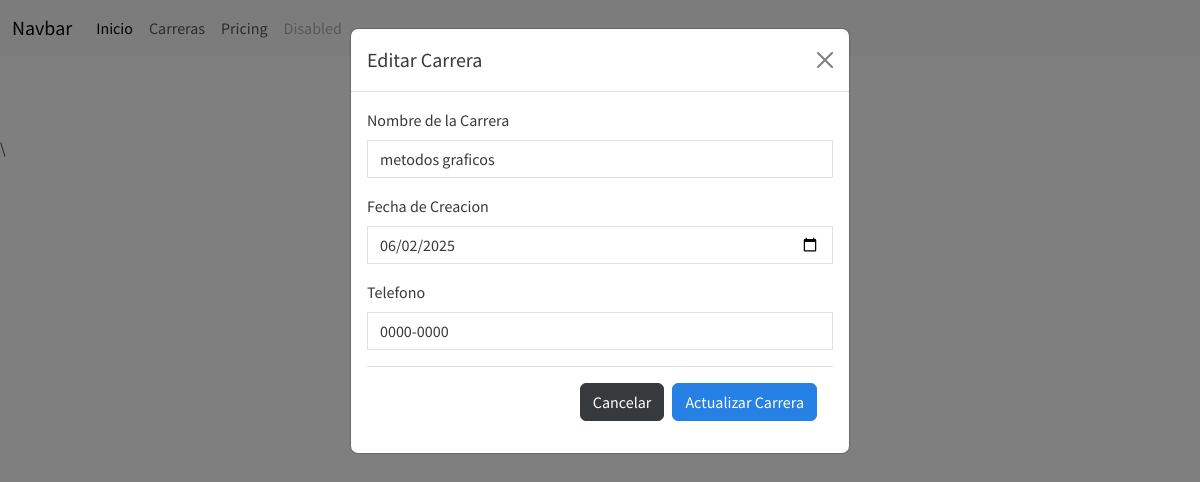
/editar_carrera/11, run on the app's committed database.
### Aplicaciones/Educacion/models.py (models this page shows, shortened)
class Carrera(models.Model):
    id_car = models.AutoField(primary_key=True)
    nombre_car = models.CharField(max_length=100)
    fecha_creacion_car = models.DateField()
    telefono_car = models.CharField(max_length=9, blank=True, null=True)

### Aplicaciones/Educacion/views.py (the view, shortened to what this page needs)
# urls.py: path('editar_carrera/<id>', views.editar_carrera, name='editar_carrera'),
def editar_carrera(request, id): # * Vista para editar una carrera por su ID
    try:
        carreradb = Carrera.objects.get(id_car=id)
        return render(request, 'editar_carrera.html', {'carrera': carreradb})
    except Carrera.DoesNotExist:
        return render(request, 'error.html', {'message': 'Carrera no encontrada.'})

### Aplicaciones/Educacion/templates/editar_carrera.html (shortened to what this page needs)
{% extends "plantilla.html" %} {% load static %}  {% block contenido %}
<div class="container">
  <div class="row">
    <div class="col-md-12">
      <h1 class="text-center mt-4">Editar Carrera</h1>
    <div
      class="modal fade"
      id="exampleModal"
      tabindex="-1"
      aria-labelledby="exampleModalLabel"
      aria-hidden="true"
      data-bs-backdrop="static"
    >
      <div class="modal-dialog">
        <div class="modal-content">
          <div class="modal-header">
            <h1 class="modal-title fs-5" id="exampleModalLabel">Editar Carrera</h1>
            <button
              type="button"
              class="btn-close"
              data-bs-dismiss="modal"
              aria-label="Close"
            ></button>
          </div>
          <div class="modal-body">
            <form action="{% url 'editar_carrera' carrera.id_car %}" method="POST">
                <div class="mb-3">
                    <label for="nombreCarrera" class="form-label"> Nombre de la Carrera </label>
                    <input
                      type="text"
                      name="nombre_car"
                      class="form-control"
                      id="nombre_car"
                      value="{{ carrera.nombre_car }}"
                      required>
                </div>
                <div class="mb-3">
                    <label for="fechaCreacion" class="form-label"> Fecha de Creacion </label>
                    <input
                      type="date"
                      name="fecha_creacion_car"
                      class="form-control"
                      value="{{ carrera.fecha_creacion_car|date:'Y-m-d' }}"
                      id="fecha_creacion_car"
                      required>
                </div>
                <div class="mb-3">
                    <label for="telefonoCarrera" class="form-label"> Telefono </label>
                    <input
                      type="text"
                      name="telefono_car"
                      class="form-control"
                      id="telefono_car"
                      value="{{ carrera.telefono_car }}"
                      required>
                </div>
                <div class="modal-footer">
            <a href="{% url 'carreras' %}"
              type="button"
              class="btn btn-secondary"
            >
              Cancelar
                </a>
            <button type="submit" class="btn btn-primary">Actualizar Carrera</button>
          </div>
            </form>
          </div>
        </div>
      </div>
    </div>
  {% endblock contenido %}

### universidad/static/css/style.css (style rules this page uses)
body { font-optical-sizing: auto; font-style: normal; }

### data on the page
Carrera: nombre_car "metodos graficos", fecha_creacion_car "06/02/2025", telefono_car "0000-0000"
